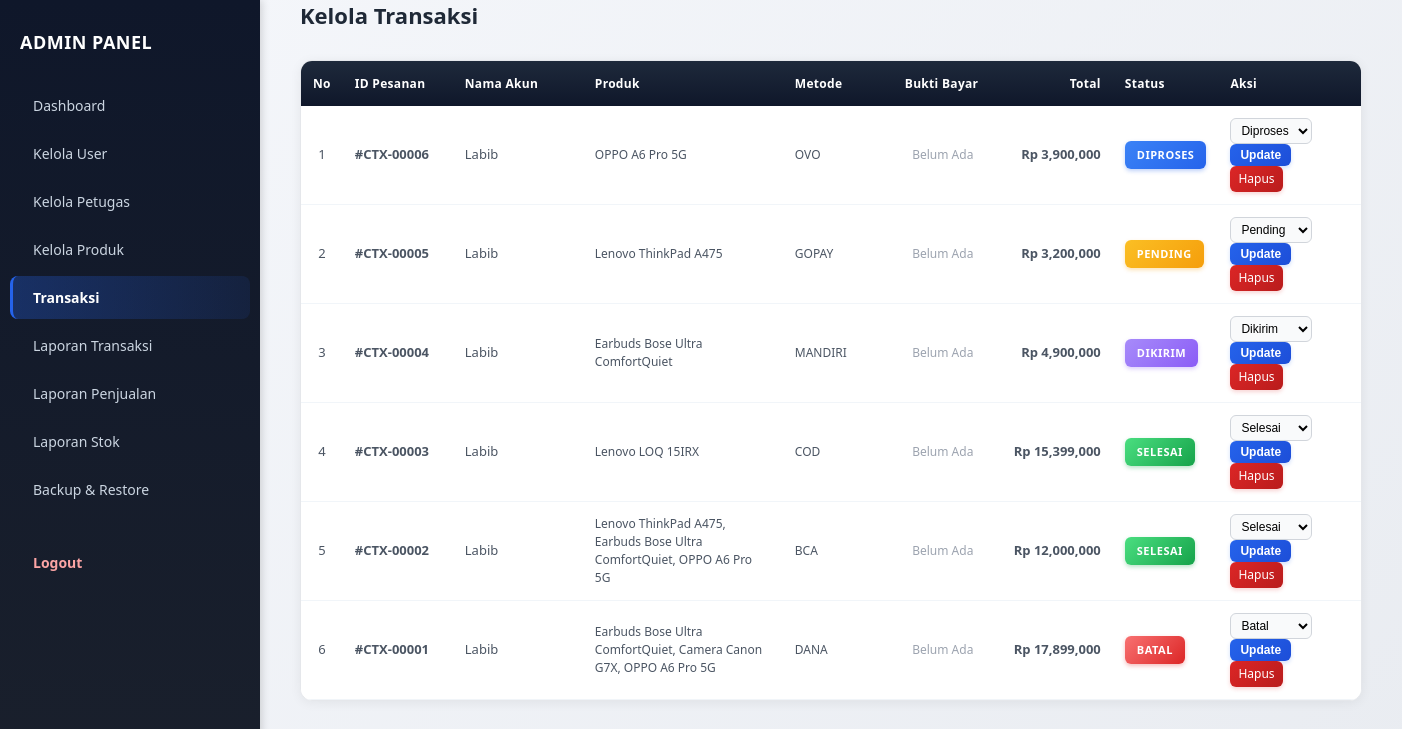
The app's page /admin/transaksi.php (signed in) with its own data.
### tables this page shows
CREATE TABLE `pesanan` (
  `id` int(11) NOT NULL AUTO_INCREMENT,
  `user_id` int(11) DEFAULT NULL,
  `nama_penerima` varchar(100) DEFAULT NULL,
  `hp` varchar(20) DEFAULT NULL,
  `alamat` text DEFAULT NULL,
  `metode_bayar` varchar(50) DEFAULT NULL,
  `total_bayar` int(11) DEFAULT NULL,
  `status_pesanan` varchar(20) DEFAULT 'Pending',
  `tanggal_pesan` datetime DEFAULT current_timestamp(),
  PRIMARY KEY (`id`)
);

CREATE TABLE `users` (
  `id` int(11) NOT NULL AUTO_INCREMENT,
  `nama` varchar(100) NOT NULL,
  `email` varchar(100) NOT NULL,
  `password` varchar(255) NOT NULL,
  `role` enum('admin','user') DEFAULT 'user',
  `created_at` timestamp NOT NULL DEFAULT current_timestamp(),
  PRIMARY KEY (`id`),
  UNIQUE KEY `email` (`email`)
);

### admin/transaksi.php (the view, shortened to what this page needs)
<?php
include __DIR__ . "/../config/database.php";
$dataTransaksi = mysqli_query($conn, "SELECT pesanan.*, users.nama AS nama_akun
     FROM pesanan
     LEFT JOIN users ON pesanan.user_id = users.id
     ORDER BY pesanan.id DESC");
?>
<!DOCTYPE html>
<html lang="id">
<head>
</head>
<body>
    <div class="wrapper">
        <div class="sidebar">
            <h2>ADMIN PANEL</h2>
            <a href="dashboard.php">Dashboard</a>
            <a href="user.php">Kelola User</a>
            <a href="petugas.php">Kelola Petugas</a>
            <a href="produk.php">Kelola Produk</a>
            <a href="transaksi.php" class="active">Transaksi</a>
            <a href="laporan_transaksi.php"> Laporan Transaksi</a>
            <a href="laporan_penjualan.php">Laporan Penjualan</a>
            <a href="laporan_stok.php">Laporan Stok</a>
            <a href="backup.php">Backup & Restore</a>
            <a href="logout.php" class="logout-btn" onclick="return confirm('Apakah Anda yakin ingin logout?')">
                Logout
            </a>
        </div>
        <div class="content">
            <h1>Kelola Transaksi</h1>
            <div class="table-wrapper">
            <table>
                <thead>
                <tr>
                    <th style="width: 40px;">No</th>
                    <th style="width: 110px;">ID Pesanan</th>
                    <th style="width: 130px;">Nama Akun</th>
                    <th style="width: 200px;">Produk</th>
                    <th style="width: 110px;">Metode</th>
                    <th style="width: 100px;">Bukti Bayar</th>
                    <th style="width: 120px; text-align: right;">Total</th>
                    <th style="width: 100px;">Status</th>
                    <th>Aksi</th>
                </tr>
                </thead>
                <tbody>
                <?php $no = 1;
                while ($t = mysqli_fetch_assoc($dataTransaksi)) :
                    $st_class = strtolower(str_replace(' ', '', $t['status_pesanan']));
                ?>
                    <tr>
                        <td style="width: 40px; text-align: center;"><?= $no++ ?></td>
                        <td style="width: 110px;"><strong>#CTX-<?= str_pad($t['id'], 5, '0', STR_PAD_LEFT) ?></strong></td>
                        <td style="width: 130px;"><?= htmlspecialchars($t['nama_akun'] ?? 'User Terhapus') ?></td>
                        <td style="width: 200px; max-width: 200px; word-break: break-word; font-size: 12px;">
                            <?php
                            $produk_query = mysqli_query($conn, "SELECT produk.nama FROM pesanan_detail
                                LEFT JOIN produk ON pesanan_detail.produk_id = produk.id
                                WHERE pesanan_detail.pesanan_id = '{$t['id']}'\n                                ORDER BY pesanan_detail.id ASC");
                            $produk_list = [];
                            while ($p = mysqli_fetch_assoc($produk_query)) {
                                if ($p['nama']) {
                                    $produk_list[] = $p['nama'];
                                }
                            }
                            if (!empty($produk_list)) {
                                echo implode(', ', $produk_list);
                            } else {
                                echo '-';
                            }
                            ?>
                        </td>
                        <td style="width: 110px; font-size: 12px;"><?= htmlspecialchars($t['metode_bayar'] ?? '-') ?></td>
                        <td style="width: 100px; text-align: center; font-size: 12px;">
                            <?php
                            $bukti_query = mysqli_query($conn, "SELECT * FROM bukti_pembayaran WHERE transaksi_id = '{$t['id']}' LIMIT 1");
                            $bukti = mysqli_fetch_assoc($bukti_query);
                            if ($bukti) {
                                ?>
                                <button class="btn-view-bukti" onclick="showBukti('<?= $bukti['bukti'] ?>', '<?= $bukti['status'] ?>', '<?= htmlspecialchars($t['nama_akun'] ?? 'User') ?>')">Lihat Bukti</button>
                                <?php
                            } else {
                                ?>
                                <span style="color: #9ca3af; font-size: 12px;">Belum Ada</span>
                                <?php
                            }
                            ?>
                        </td>
                        <td style="width: 120px; text-align: right; font-weight: 600;">Rp <?= number_format($t['total_bayar']) ?></td>
                        <td style="width: 100px;">
                            <span class="status <?= $st_class ?>">
                                <?= strtoupper($t['status_pesanan']) ?>
                            </span>
                        </td>
                        <td style="font-size: 12px;">
                            <form method="post" style="display:inline; margin-right: 5px;">
                                <select name="status" style="font-size: 12px; padding: 4px 6px;">
                                    <option value="Pending" <?= $t['status_pesanan'] == 'Pending' ? 'selected' : '' ?>>Pending</option>
                                    <option value="Diproses" <?= $t['status_pesanan'] == 'Diproses' ? 'selected' : '' ?>>Diproses</option>
                                    <option value="Dikirim" <?= $t['status_pesanan'] == 'Dikirim' ? 'selected' : '' ?>>Dikirim</option>
                                    <option value="Selesai" <?= $t['status_pesanan'] == 'Selesai' ? 'selected' : '' ?>>Selesai</option>
                                    <option value="Batal" <?= $t['status_pesanan'] == 'Batal' ? 'selected' : '' ?>>Batal</option>
                                </select>
                                <button name="update_status" style="font-size: 12px; padding: 4px 10px;">Update</button>
                            </form>
                            <a class="action hapus" href="?hapus=<?= $t['id'] ?>" onclick="return confirm('Hapus?')" style="font-size: 12px; padding: 4px 8px; display: inline-block;">Hapus</a>
                        </td>
                    </tr>
                <?php endwhile; ?>
                </tbody>
            </table>
            </div>
        </div>
    </div>
</body>
</html>

### admin/transaksi.php (style rules this page uses)
* { box-sizing: border-box; margin: 0; padding: 0; }
html, body { margin: 0; padding: 0; height: 100%; }
body { font-family: 'Segoe UI', Tahoma, Geneva, Verdana, sans-serif; background: linear-gradient(135deg, #f5f7fb 0%, #e9ecf1 100%); min-height: 100vh; }
.wrapper { display: flex; min-height: 100vh; align-items: flex-start; }
.sidebar { width: 260px; background: linear-gradient(180deg, #0f172a 0%, #1a202c 100%); color: #e2e8f0; padding: 30px 0; box-shadow: 2px 0 8px rgba(0, 0, 0, 0.15); position: fixed; height: 100vh; overflow-y: auto; }
.sidebar h2 { font-size: 18px; font-weight: 700; margin: 0 20px 30px; color: #fff; letter-spacing: 0.5px; }
.sidebar a { display: block; font-size: 14px; font-weight: 500; color: #cbd5e1; text-decoration: none; padding: 12px 20px; margin: 5px 10px; border-radius: 8px; transition: all 0.3s ease; border-left: 3px solid transparent; }
.sidebar a.active { background: linear-gradient(90deg, rgba(37, 99, 235, 0.3), rgba(37, 99, 235, 0.1)); color: #fff; border-left-color: #2563eb; font-weight: 600; }
.sidebar a.logout-btn { color: #fca5a5; font-weight: 600; margin-top: 30px; }
.content { flex: 1; margin-left: 260px; padding: 0 40px 40px 40px !important; padding-top: 0 !important; margin-top: 0 !important; position: relative; top: 0; }
.content h1 { font-size: 22px; font-weight: 700; color: #1f2937; margin: 0 0 30px 0 !important; }
.table-wrapper { background: #fff; border-radius: 12px; box-shadow: 0 2px 12px rgba(0, 0, 0, 0.06); overflow-x: auto; border: 1px solid #e5e7eb; }
table { width: 100%; border-collapse: collapse; background: #fff; min-width: 1050px; }
th { background: linear-gradient(180deg, #1e293b 0%, #0f172a 100%); color: #fff; font-weight: 700; font-size: 12px; padding: 14px 12px; text-align: left; white-space: nowrap; position: sticky; top: 0; letter-spacing: 0.3px; }
td { padding: 12px; border-bottom: 1px solid #f1f5f9; font-size: 13px; color: #4b5563; line-height: 1.5; }
tbody tr { transition: all 0.2s ease; }
.status { padding: 6px 12px; border-radius: 6px; font-size: 11px; font-weight: 700; color: #fff; display: inline-block; text-transform: uppercase; letter-spacing: 0.5px; }
.pending { background: linear-gradient(135deg, #fbbf24 0%, #f59e0b 100%); box-shadow: 0 2px 4px rgba(245, 158, 11, 0.3); }
.diproses { background: linear-gradient(135deg, #3b82f6 0%, #2563eb 100%); box-shadow: 0 2px 4px rgba(37, 99, 235, 0.3); }
.dikirim { background: linear-gradient(135deg, #a78bfa 0%, #8b5cf6 100%); box-shadow: 0 2px 4px rgba(139, 92, 246, 0.3); }
.selesai { background: linear-gradient(135deg, #4ade80 0%, #16a34a 100%); box-shadow: 0 2px 4px rgba(22, 163, 74, 0.3); }
.batal { background: linear-gradient(135deg, #f87171 0%, #dc2626 100%); box-shadow: 0 2px 4px rgba(220, 38, 38, 0.3); }
select { padding: 6px 10px; border-radius: 6px; border: 1px solid #d1d5db; font-size: 12px; font-weight: 500; transition: all 0.3s ease; background: #f9fafb; }
button { padding: 6px 14px; border-radius: 6px; border: none; background: linear-gradient(135deg, #2563eb 0%, #1d4ed8 100%); color: #fff; font-size: 12px; font-weight: 600; cursor: pointer; transition: all 0.3s ease; box-shadow: 0 2px 4px rgba(37, 99, 235, 0.2); }
.action.hapus { background: linear-gradient(135deg, #dc2626 0%, #b91c1c 100%); color: white; padding: 6px 10px; border-radius: 6px; text-decoration: none; font-size: 12px; display: inline-block; transition: all 0.3s ease; box-shadow: 0 2px 4px rgba(220, 38, 38, 0.2); }

### records on screen
pesanan: id "00006", user.nama "Labib", produk_list "OPPO A6 Pro 5G", metode_bayar "OVO", total_bayar "3,900,000", status_pesanan "DIPROSES", status "Diproses"
pesanan: id "00005", user.nama "Labib", produk_list "Lenovo ThinkPad A475", metode_bayar "GOPAY", total_bayar "3,200,000", status_pesanan "PENDING", status "Pending"
pesanan: id "00004", user.nama "Labib", produk_list "Earbuds Bose Ultra ComfortQuiet", metode_bayar "MANDIRI", total_bayar "4,900,000", status_pesanan "DIKIRIM", status "Dikirim"
pesanan: id "00003", user.nama "Labib", produk_list "Lenovo LOQ 15IRX", metode_bayar "COD", total_bayar "15,399,000", status_pesanan "SELESAI", status "Selesai"
pesanan: id "00002", user.nama "Labib", produk_list "Lenovo ThinkPad A475, Earbuds Bose Ultra ComfortQuiet, OPPO A6 Pro 5G", metode_bayar "BCA", total_bayar "12,000,000", status_pesanan "SELESAI", status "Selesai"
pesanan: id "00001", user.nama "Labib", produk_list "Earbuds Bose Ultra ComfortQuiet, Camera Canon G7X, OPPO A6 Pro 5G", metode_bayar "DANA", total_bayar "17,899,000", status_pesanan "BATAL", status "Batal"
